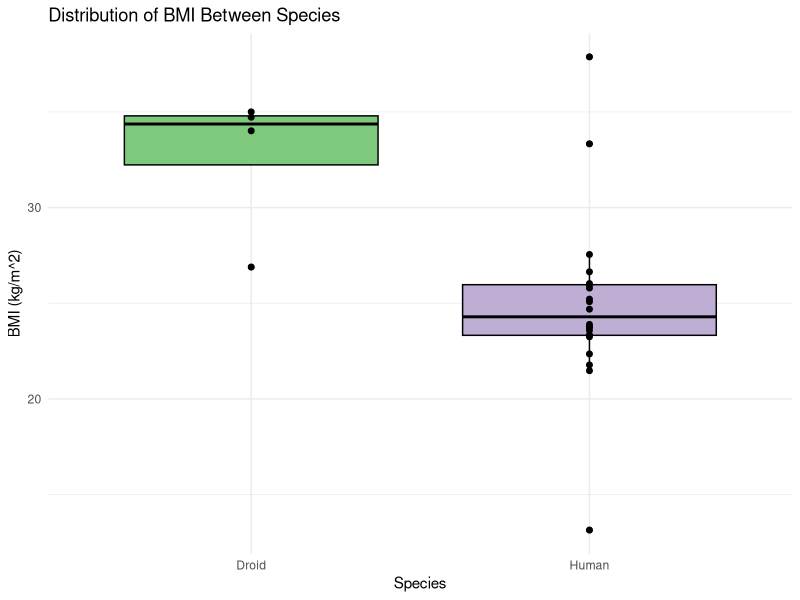
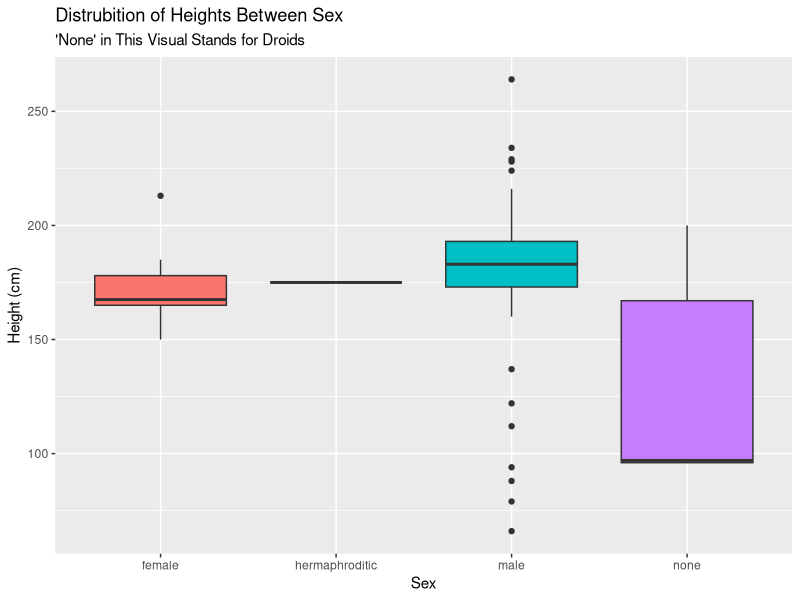

Source code (R) for these figures, in order:
## ---- chunk 1
knitr::opts_chunk$set(echo = TRUE, eval = TRUE,  
                      warning = FALSE, message = FALSE, 
                      fig.align = "center",
                      R.options = list(max.print=100))

# Edit the file starting below
## ---- chunk 2
# If working on your own computer, remember to install new packages with install.packages("name") in the console
library(tidyverse)
## ---- chunk 3
# Upload data from GitHub
starwars <- as_tibble(starwars)

# Take a quick look with glimpse() 
glimpse(starwars)

# or learn more by running ?starwars in the console
## ---- chunk 4
# Using dplyr to create a new variable BMI
starwars <- starwars %>% 
  mutate(BMI = mass/((height/100))^2)
# View top 5 BMIs
starwars %>% select(name, species, height, mass, BMI) %>% top_n(5, BMI)
## ---- chunk 5
# Finding how many characters names there are per species
starwars %>%
  group_by(species) %>%
  summarise(name_count = n()) %>%
  arrange(desc(name_count)) %>%
  top_n(2, name_count)
## ---- chunk 6
# Filtered data for only humans and droids
filtered_data <- starwars %>% filter(species %in% c("Human", "Droid"))

# Comparing distrubution of BMI
filtered_data %>% ggplot(aes(x = species, y = BMI, fill = species)) + 
  geom_boxplot(color = "black") + 
  geom_point(color = "black", size = 1.7) + 
  scale_fill_brewer(type = "qual", palette = "Accent", direction = 1) + 
  labs(title = "Distribution of BMI Between Species", x = "Species", y = "BMI (kg/m^2)") + 
  theme_minimal() + 
  theme(legend.position = "none")

## ---- chunk 7
# Remove NAs and find proprortion of bald characters in each homeworld
bald_proportion <- starwars %>%
  filter(!is.na(hair_color)) %>%
  group_by(homeworld) %>%
  summarise(pBald = mean(hair_color == "none"))

# Count the numner of home worlds with only bald characters
bald_proportion %>% filter(pBald == 1) %>% 
  count()
## ---- chunk 8
# your code goes below (make sure to edit comment)
filter_sex <- starwars %>% filter(sex %in% c("female", "male", "hermaphroditic", "none")) 

filter_sex %>% 
  ggplot(aes(x = sex, y = height, fill = sex)) + 
  geom_boxplot() + 
  labs(title = "Distrubition of Heights Between Sex", x = "Sex", y = "Height (cm)", subtitle = "'None' in This Visual Stands for Droids") + 
  theme(legend.position = "none")
